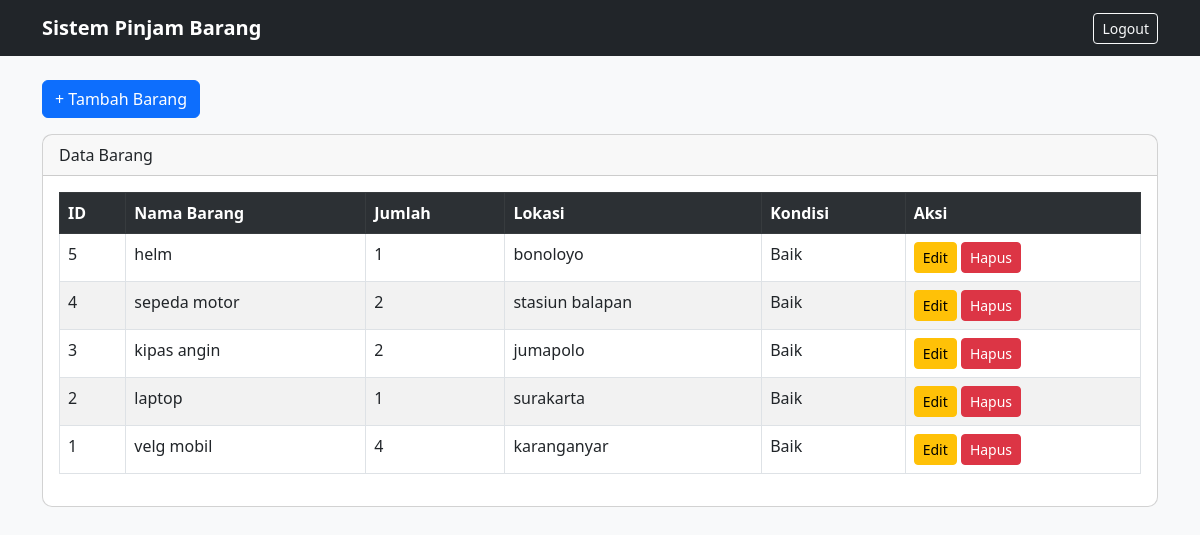
The app's page /index.php (signed in) with its own data.
### tables this page shows
CREATE TABLE `barang` (
  `id` int(11) NOT NULL,
  `nama_barang` varchar(100) DEFAULT NULL,
  `jumlah` int(11) DEFAULT NULL,
  `lokasi` varchar(100) DEFAULT NULL,
  `kondisi` varchar(50) DEFAULT NULL
);

### index.php (the view, shortened to what this page needs)
<?php include 'config.php'; ?>
<!DOCTYPE html>
<html>
<head>
    <link rel="stylesheet" href="https://cdn.jsdelivr.net/npm/bootstrap@5.3.0/dist/css/bootstrap.min.css">
    <link rel="stylesheet" href="css/style.css">
</head>
<body>
<nav class="navbar navbar-dark bg-dark">
  <div class="container d-flex justify-content-between">
    <a class="navbar-brand" href="#">Sistem Pinjam Barang</a>
    <a href="logout.php" class="btn btn-outline-light btn-sm">Logout</a>
  </div>
</nav>
<div class="container mt-4">
    <a href="tambah.php" class="btn btn-primary mb-3">+ Tambah Barang</a>
    <div class="card">
        <div class="card-header">Data Barang</div>
        <div class="card-body">
            <table class="table table-bordered table-striped">
                <tr class="table-dark">
                    <th>ID</th>
                    <th>Nama Barang</th>
                    <th>Jumlah</th>
                    <th>Lokasi</th>
                    <th>Kondisi</th>
                    <th>Aksi</th>
                </tr>
                <?php
                $data = mysqli_query($koneksi, "SELECT * FROM barang ORDER BY id DESC");
                while ($d = mysqli_fetch_array($data)) {
                ?>
                <tr>
                    <td><?= $d['id']; ?></td>
                    <td><?= $d['nama_barang']; ?></td>
                    <td><?= $d['jumlah']; ?></td>
                    <td><?= $d['lokasi']; ?></td>
                    <td><?= $d['kondisi']; ?></td>
                    <td>
                        <a href="edit.php?id=<?= $d['id']; ?>" class="btn btn-warning btn-sm">Edit</a>
                        <a href="hapus.php?id=<?= $d['id']; ?>" class="btn btn-danger btn-sm"
                           onclick="return confirm('Yakin hapus data?');">Hapus</a>
                    </td>
                </tr>
                <?php } ?>
            </table>
        </div>
    </div>
</div>
</body>
</html>

### css/style.css (style rules this page uses)
body { background: #f8f9fa; }
.navbar-brand { font-weight: bold; }
.card { border-radius: 10px; }

### records on screen
barang: id "5", nama_barang "helm", jumlah "1", lokasi "bonoloyo", kondisi "Baik"
barang: id "4", nama_barang "sepeda motor", jumlah "2", lokasi "stasiun balapan", kondisi "Baik"
barang: id "3", nama_barang "kipas angin", jumlah "2", lokasi "jumapolo", kondisi "Baik"
barang: id "2", nama_barang "laptop", jumlah "1", lokasi "surakarta", kondisi "Baik"
barang: id "1", nama_barang "velg mobil", jumlah "4", lokasi "karanganyar", kondisi "Baik"
